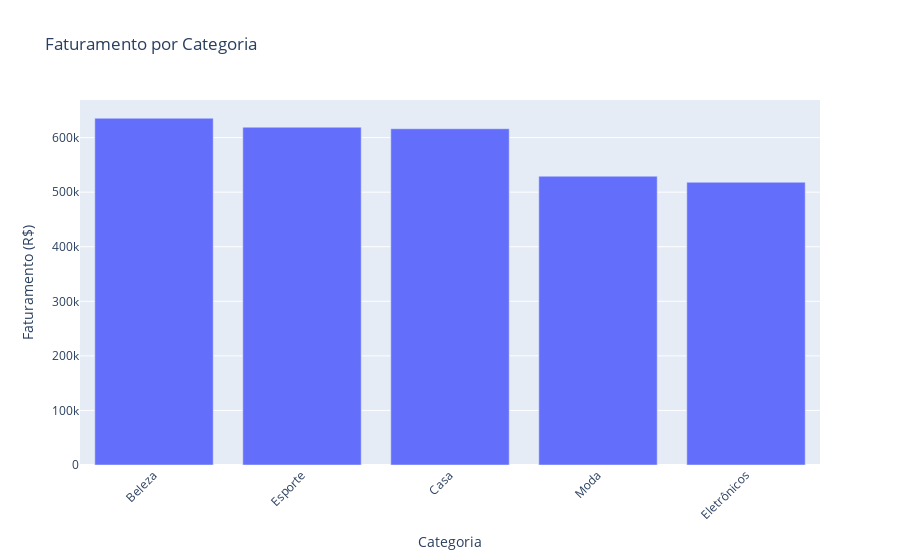

Notebook code cell kept with this figure:
### Code cell
# Faturamento por categoria
faturamento_categoria = (
    df.groupby('product_category')['total_value']
      .sum()
      .reset_index()
      .sort_values(by='total_value', ascending=False)
)

fig = px.bar(
    x=faturamento_categoria['product_category'],
    y=faturamento_categoria['total_value'],
    title='Faturamento por Categoria'
)

fig.update_xaxes(title='Categoria', tickangle=-45)
fig.update_yaxes(title='Faturamento (R$)')
fig.show()

### Figure 1 — Plotly figure (JSON) as saved in the notebook; plotly's stock layout.template omitted (floating-point values rounded to 4 significant figures)
{"data": [{"hovertemplate": "x=%{x}<br>y=%{y}<extra></extra>", "legendgroup": "", "marker": {"color": "#636efa", "pattern": {"shape": ""}}, "name": "", "orientation": "v", "showlegend": false, "textposition": "auto", "type": "bar", "x": ["Beleza", "Esporte", "Casa", "Moda", "Eletrônicos"], "xaxis": "x", "y": [635500.0, 619000.0, 616300.0, 529200.0, 518200.0], "yaxis": "y"}], "layout": {"barmode": "relative", "legend": {"tracegroupgap": 0}, "title": {"text": "Faturamento por Categoria"}, "xaxis": {"anchor": "y", "domain": [0, 1], "tickangle": -45, "title": {"text": "Categoria"}}, "yaxis": {"anchor": "x", "domain": [0, 1], "title": {"text": "Faturamento (R$)"}}}}
